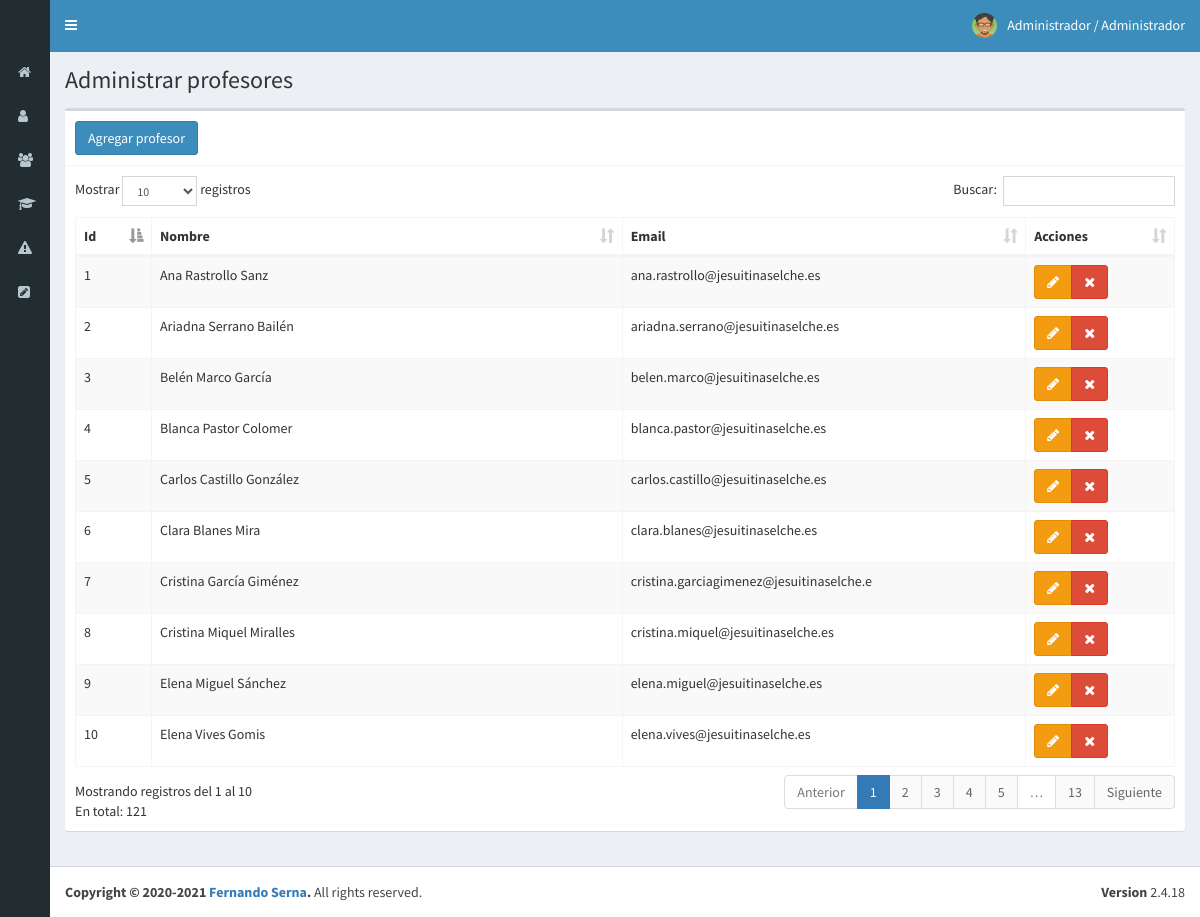
The page /profesores (signed in) on the database its author committed.
### tables this page shows
CREATE TABLE `profesores` (
  `id_profesor` int(11) NOT NULL,
  `profesor` text NOT NULL,
  `email` varchar(40) NOT NULL
);

### controlador/plantilla.controlador.php (called while the page is built)
<?php
class ControladorPlantilla {
    public function ctr_plantilla(){
        include ("vista/plantilla.php");
    }
}

### index.php (called while the page is built, shortened)
<?php
require_once("controlador/plantilla.controlador.php");
require_once("controlador/usuarios.controlador.php");
require_once("controlador/profesores.controlador.php");
require_once("controlador/partes.controlador.php");
require_once("modelo/usuarios.modelo.php");
require_once("modelo/profesores.modelo.php");
$plantilla = new ControladorPlantilla();
$plantilla -> ctr_plantilla();

### modelo/profesores.modelo.php (called while the page is built, shortened)
<?php
class ModeloProfesores{
    static public function mdl_mostrarProfesores($tabla, $item, $valor){
        require ("conexion.php");
        if($item != null){
            $sql="SELECT * FROM $tabla where $item= :$item";
            $stmt = $conexion -> prepare($sql);
            $stmt -> bindParam(":" . $item, $valor, PDO::PARAM_STR);
            $stmt -> execute();
            return $stmt -> fetch();
        }else{
            $sql = "SELECT * FROM $tabla";
            $stmt = $conexion -> prepare($sql);
            $stmt -> execute();
            return $stmt -> fetchAll();
        }
    }
}

### controlador/profesores.controlador.php (called while the page is built, shortened)
<?php
class ControladorProfesores{
    static public function ctr_mostrarProfesores($item, $valor){
        $tabla = "profesores";
        $respuesta = ModeloProfesores::mdl_mostrarProfesores($tabla, $item, $valor);
        return $respuesta;
    }
}

### vista/modulos/profesores.php (the view, shortened to what this page needs)
<div class="content-wrapper">
  <section class="content-header">
    <h1>
      Administrar profesores
    </h1>
  </section>
  <section class="content">
    <div class="box">
      <div class="box-header with-border">
        <button class="btn btn-primary" data-toggle="modal" data-target="#modal_agregarProfesor">Agregar profesor</button>
      </div>
      <div class="box-body">
        <table  class="table table-bordered table-striped dt-responsive tabla ">
          <thead>
            <tr >
              <th >Id</th>
              <th >Nombre</th>
              <th >Email</th>
              <th >Acciones</th>
            </tr>
          </thead>
          <tbody>
          <?php
            $item = null;
            $valor = null;
            $profesores = ControladorProfesores::ctr_mostrarProfesores($item, $valor);
            foreach ($profesores as $key => $value) {
              echo '<tr>
                <td>' . $value["id_profesor"] .'</td>';
                echo '<td>' . $value["profesor"] .'</td>
                <td>' . $value["email"] .'</td>';
                echo '<td>
                      <div class="btn-group">
                        <button class="btn btn-warning btn_editarProfesor" idProfesor="'.$value["id_profesor"].'" data-toggle="modal" data-target="#modal_editarProfesor"><i class="fa fa-pencil"></i></button>
                        <button class="btn btn-danger btn_eliminarProfesor" idProfesor="'.$value["id_profesor"]. '" nombreProfesor="'.$value["profesor"].'"><i class="fa fa-times"></i></button>
                      </div>
                    </td>
              </tr>';
            }
          ?>
          </tbody>
        </table>
      </div>
    </div>
  </section>
</div>

### vista/plantilla.php (shortened to what this page needs)
<!DOCTYPE html>
<html lang="es">
<head>
  <link rel="stylesheet" href="vista/bower_components/bootstrap/dist/css/bootstrap.min.css">
  <link rel="stylesheet" href="vista/bower_components/font-awesome/css/font-awesome.min.css">
  <link rel="stylesheet" href="vista/dist/css/AdminLTE.css">
  <link rel="stylesheet" href="vista/dist/css/skins/_all-skins.min.css">
   <link rel="stylesheet" href="vista/bower_components/datatables.net-bs/css/dataTables.bootstrap.min.css">
   <link rel="stylesheet" href="vista/bower_components/datatables.net-bs/css/responsive.bootstrap.min.css">
</head>
<body class="hold-transition skin-blue sidebar-collapse sidebar-mini login-page">
<?php
  if(isset($_SESSION["iniciarSesion"]) && $_SESSION["iniciarSesion"] == "ok"){
    if($_SESSION["perfil"] == "Administrador"){
      echo '<div class="wrapper">';
      include("modulos/cabezote.php");
      include("modulos/menu_lateral.php");
      if(isset($_GET["ruta"])){
        $ruta = $_GET["ruta"];
        if($ruta == "inicio"
          || $ruta == "usuarios"
          || $ruta == "profesores"
          || $ruta == "clases"
          || $ruta == "incidencias"
          || $ruta == "partes"
          || $ruta == "salir"){
          include("modulos/" . $ruta . ".php");
        }else{
            include("modulos/404.php");
        }
      }else{
        include("modulos/inicio.php");
      }
      include("modulos/pie.php");
      echo '</div>';
    }
  }else{
    include("modulos/login.php");
  }
?>
</body>
</html>

### vista/modulos/cabezote.php (shortened to what this page needs)
<header class="main-header">
	<a href="#" class="logo" style="background:#222d32">
	</a>
	<nav class="navbar navbar-static-top"  role="navigation">
	 	<a href="#" class="sidebar-toggle" data-toggle="push-menu" role="button">
      	</a>
		<div class="navbar-custom-menu">
			<ul class="nav navbar-nav">
				<li class="dropdown user user-menu">
					<a href="#" class="dropdown-toggle" data-toggle="dropdown">
					<?php
						if($_SESSION["foto"] != ""){
							echo '<img src="'. $_SESSION["foto"].'"  class="user-image">';
						}else{
							echo '<img src="vista/img/usuarios/default/anonymous.png" class="user-image">';
						}
					?>
						<span class="hidden-xs"><?php echo $_SESSION["nombre"] ?> / <?php echo $_SESSION["perfil"] ?></span>
					</a>
				</li>
			</ul>
		</div>
	</nav>
 </header>

### vista/modulos/menu_lateral.php (shortened to what this page needs)
<aside class="main-sidebar">
    <section class="sidebar">
        <ul class="sidebar-menu" >
            <li>
                <a href="inicio">
                    <i class="fa fa-home"></i>
                </a>
            </li>
            <li>
                <a href="usuarios">
                    <i class="fa fa-user"></i>
                </a>
            </li>
            <li>
                <a href="profesores">
                    <i class="fa fa-users"></i>
                </a>
            </li>
            <li>
                <a href="clases">
                    <i class="fa fa-graduation-cap"></i>
                </a>
            </li>
            <li>
                <a href="incidencias">
                    <i class="fa fa-warning"></i>
                </a>
            </li>
            <li>
                <a href="partes">
                    <i class="fa fa-pencil-square"></i>
                </a>
            </li>
        </ul>
    </section>
</aside>

### vista/modulos/pie.php
<footer class="main-footer">
    <div class="pull-right hidden-xs">
      <b>Version</b> 2.4.18
    </div>
    <strong>Copyright &copy; 2020-2021 <a href="https://adminlte.io" target="_blank">Fernando Serna</a>.</strong> All rights
    reserved.
</footer>

### rows shown on the page
profesores: id_profesor "1", profesor "Ana Rastrollo Sanz", email "ana.rastrollo@jesuitinaselche.es"
profesores: id_profesor "2", profesor "Ariadna Serrano Bailén", email "ariadna.serrano@jesuitinaselche.es"
profesores: id_profesor "3", profesor "Belén Marco García", email "belen.marco@jesuitinaselche.es"
profesores: id_profesor "4", profesor "Blanca Pastor Colomer", email "blanca.pastor@jesuitinaselche.es"
profesores: id_profesor "5", profesor "Carlos Castillo González", email "carlos.castillo@jesuitinaselche.es"
profesores: id_profesor "6", profesor "Clara Blanes Mira", email "clara.blanes@jesuitinaselche.es"
profesores: id_profesor "7", profesor "Cristina García Giménez", email "cristina.garciagimenez@jesuitinaselche.e"
profesores: id_profesor "8", profesor "Cristina Miquel Miralles", email "cristina.miquel@jesuitinaselche.es"
profesores: id_profesor "9", profesor "Elena Miguel Sánchez", email "elena.miguel@jesuitinaselche.es"
profesores: id_profesor "10", profesor "Elena Vives Gomis", email "elena.vives@jesuitinaselche.es"

### other values the page prints
$_SESSION["nombre"] "Administrador"
$_SESSION["perfil"] "Administrador"
